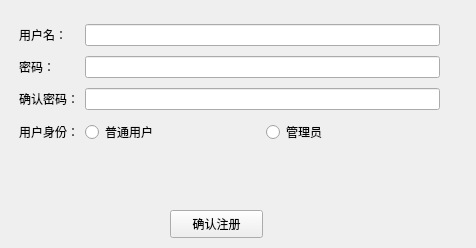
<?xml version="1.0" encoding="UTF-8"?>
<ui version="4.0">
 <class>Form</class>
 <widget class="QWidget" name="Form">
  <property name="geometry">
   <rect>
    <x>0</x>
    <y>0</y>
    <width>476</width>
    <height>248</height>
   </rect>
  </property>
  <property name="windowTitle">
   <string>Form</string>
  </property>
  <widget class="QWidget" name="gridLayoutWidget">
   <property name="geometry">
    <rect>
     <x>19</x>
     <y>20</y>
     <width>421</width>
     <height>131</height>
    </rect>
   </property>
   <layout class="QGridLayout" name="gridLayout">
    <item row="0" column="0">
     <widget class="QLabel" name="label">
      <property name="text">
       <string>用户名：</string>
      </property>
     </widget>
    </item>
    <item row="1" column="0">
     <widget class="QLabel" name="label_2">
      <property name="text">
       <string>密码：</string>
      </property>
     </widget>
    </item>
    <item row="0" column="1">
     <widget class="QLineEdit" name="let_username"/>
    </item>
    <item row="2" column="1">
     <widget class="QLineEdit" name="let_rePassword"/>
    </item>
    <item row="1" column="1">
     <widget class="QLineEdit" name="let_password"/>
    </item>
    <item row="2" column="0">
     <widget class="QLabel" name="label_3">
      <property name="text">
       <string>确认密码：</string>
      </property>
     </widget>
    </item>
    <item row="3" column="1">
     <layout class="QHBoxLayout" name="horizontalLayout_2">
      <item>
       <widget class="QRadioButton" name="rbtn_ordinaryUser">
        <property name="text">
         <string>普通用户</string>
        </property>
       </widget>
      </item>
      <item>
       <widget class="QRadioButton" name="rbtn_manager">
        <property name="text">
         <string>管理员</string>
        </property>
       </widget>
      </item>
     </layout>
    </item>
    <item row="3" column="0">
     <widget class="QLabel" name="label_4">
      <property name="text">
       <string>用户身份：</string>
      </property>
     </widget>
    </item>
   </layout>
  </widget>
  <widget class="QPushButton" name="btn_signUp">
   <property name="geometry">
    <rect>
     <x>170</x>
     <y>210</y>
     <width>93</width>
     <height>28</height>
    </rect>
   </property>
   <property name="text">
    <string>确认注册</string>
   </property>
  </widget>
 </widget>
 <resources/>
 <connections/>
</ui>
